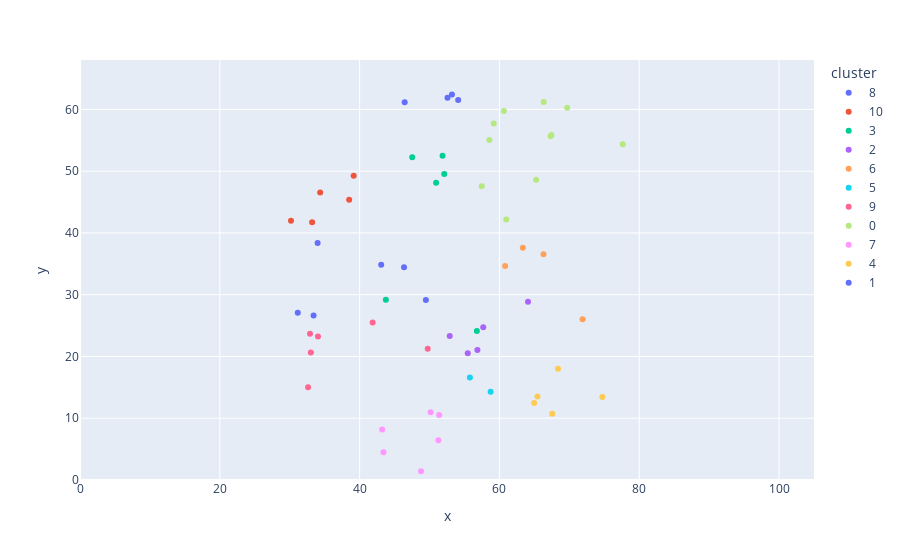

Notebook code for this chart:
### Code cell
import plotly.express as px

colors = {
    0: 'dodgerblue',
    1: 'tomato',
    2: 'goldenrod',
    3: 'springgreen',
    4: 'slategrey',
    5: 'mediumorchid',
    6: 'lightpink',
    7: 'chocolate',
    8: 'mediumturquoise',
    9: 'purple',
    10: 'red',
    11: 'navy'
}

# positions = {
#     '0': 'RWB',
#     '1': 'CM',
#     '2': 'LW',
#     '3': 'RCB',
#     '4': 'ST',
#     '5': 'LB',
#     '6': 'RW',
#     '7': 'LWB',
#     '8': 'RB',
#     '9': 'LCB'
# }

df['cluster'] = df['cluster'].astype(str)
#df['position'] = df['cluster'].map(positions)
data = df.loc[df['team_name'] == 'Liverpool']

fig = px.scatter(data_frame=data,
                     x='x', 
                     y='y',
                     color='cluster',
                     hover_name='name'
    )

fig.update_xaxes(range=(0, 105))
fig.update_yaxes(range=(0, 68))

fig.show()

### Figure 1 — Plotly figure (JSON) as saved in the notebook; plotly's stock layout.template omitted (floating-point values rounded to 4 significant figures)
{"data": [{"hovertemplate": "<b>%{hovertext}</b><br><br>cluster=8<br>x=%{x}<br>y=%{y}<extra></extra>", "hovertext": ["Fabinho", "Fabinho", "Fabinho", "Fabinho", "Jordan Henderson", "Fabinho"], "legendgroup": "8", "marker": {"color": "#636efa", "symbol": "circle"}, "mode": "markers", "name": "8", "orientation": "v", "showlegend": true, "type": "scatter", "x": [46.35, 31.15, 33.99, 49.48, 43.09, 33.41], "xaxis": "x", "y": [34.43, 27.06, 38.36, 29.15, 34.86, 26.64], "yaxis": "y"}, {"hovertemplate": "<b>%{hovertext}</b><br><br>cluster=10<br>x=%{x}<br>y=%{y}<extra></extra>", "hovertext": ["Virgil van Dijk", "Virgil van Dijk", "Virgil van Dijk", "Virgil van Dijk", "Joseph Gomez"], "legendgroup": "10", "marker": {"color": "#EF553B", "symbol": "circle"}, "mode": "markers", "name": "10", "orientation": "v", "showlegend": true, "type": "scatter", "x": [30.18, 38.5, 33.21, 39.15, 34.36], "xaxis": "x", "y": [41.98, 45.36, 41.73, 49.28, 46.56], "yaxis": "y"}, {"hovertemplate": "<b>%{hovertext}</b><br><br>cluster=3<br>x=%{x}<br>y=%{y}<extra></extra>", "hovertext": ["Georginio Wijnaldum", "Naby Keita", "Virgil van Dijk", "Roberto Firmino", "Georginio Wijnaldum", "Georginio Wijnaldum"], "legendgroup": "3", "marker": {"color": "#00cc96", "symbol": "circle"}, "mode": "markers", "name": "3", "orientation": "v", "showlegend": true, "type": "scatter", "x": [51.86, 43.75, 47.53, 56.77, 52.11, 50.95], "xaxis": "x", "y": [52.52, 29.17, 52.26, 24.14, 49.55, 48.13], "yaxis": "y"}, {"hovertemplate": "<b>%{hovertext}</b><br><br>cluster=2<br>x=%{x}<br>y=%{y}<extra></extra>", "hovertext": ["Naby Keita", "Jordan Henderson", "Naby Keita", "Naby Keita", "Roberto Firmino"], "legendgroup": "2", "marker": {"color": "#ab63fa", "symbol": "circle"}, "mode": "markers", "name": "2", "orientation": "v", "showlegend": true, "type": "scatter", "x": [56.85, 52.89, 55.47, 57.68, 64.09], "xaxis": "x", "y": [21.07, 23.33, 20.51, 24.73, 28.88], "yaxis": "y"}, {"hovertemplate": "<b>%{hovertext}</b><br><br>cluster=6<br>x=%{x}<br>y=%{y}<extra></extra>", "hovertext": ["Roberto Firmino", "Roberto Firmino", "Roberto Firmino", "Roberto Firmino"], "legendgroup": "6", "marker": {"color": "#FFA15A", "symbol": "circle"}, "mode": "markers", "name": "6", "orientation": "v", "showlegend": true, "type": "scatter", "x": [66.3, 71.89, 63.34, 60.82], "xaxis": "x", "y": [36.54, 26.04, 37.61, 34.66], "yaxis": "y"}, {"hovertemplate": "<b>%{hovertext}</b><br><br>cluster=5<br>x=%{x}<br>y=%{y}<extra></extra>", "hovertext": ["Mohamed Salah", "Diogo Jota"], "legendgroup": "5", "marker": {"color": "#19d3f3", "symbol": "circle"}, "mode": "markers", "name": "5", "orientation": "v", "showlegend": true, "type": "scatter", "x": [58.74, 55.78], "xaxis": "x", "y": [14.3, 16.61], "yaxis": "y"}, {"hovertemplate": "<b>%{hovertext}</b><br><br>cluster=9<br>x=%{x}<br>y=%{y}<extra></extra>", "hovertext": ["Joseph Gomez", "Jordan Henderson", "Joel Matip", "Joseph Gomez", "Joseph Gomez", "Jordan Henderson"], "legendgroup": "9", "marker": {"color": "#FF6692", "symbol": "circle"}, "mode": "markers", "name": "9", "orientation": "v", "showlegend": true, "type": "scatter", "x": [33.02, 41.86, 32.62, 34.05, 32.9, 49.74], "xaxis": "x", "y": [20.62, 25.5, 15.03, 23.23, 23.67, 21.23], "yaxis": "y"}, {"hovertemplate": "<b>%{hovertext}</b><br><br>cluster=0<br>x=%{x}<br>y=%{y}<extra></extra>", "hovertext": ["Diogo Jota", "Andrew Robertson", "Georginio Wijnaldum", "Sadio Mané", "Thiago", "Sadio Mané", "Andrew Robertson", "Sadio Mané", "Georginio Wijnaldum", "Sadio Mané", "Sadio Mané"], "legendgroup": "0", "marker": {"color": "#B6E880", "symbol": "circle"}, "mode": "markers", "name": "0", "orientation": "v", "showlegend": true, "type": "scatter", "x": [77.64, 60.63, 60.97, 66.33, 58.56, 69.69, 59.19, 67.44, 57.47, 65.24, 67.33], "xaxis": "x", "y": [54.35, 59.72, 42.16, 61.2, 55.05, 60.25, 57.74, 55.87, 47.58, 48.6, 55.67], "yaxis": "y"}, {"hovertemplate": "<b>%{hovertext}</b><br><br>cluster=7<br>x=%{x}<br>y=%{y}<extra></extra>", "hovertext": ["Trent Alexander-Arnold", "Trent Alexander-Arnold", "Trent Alexander-Arnold", "Trent Alexander-Arnold", "Trent Alexander-Arnold", "Trent Alexander-Arnold"], "legendgroup": "7", "marker": {"color": "#FF97FF", "symbol": "circle"}, "mode": "markers", "name": "7", "orientation": "v", "showlegend": true, "type": "scatter", "x": [43.41, 43.23, 48.79, 51.27, 51.38, 50.16], "xaxis": "x", "y": [4.474, 8.194, 1.397, 6.436, 10.52, 10.96], "yaxis": "y"}, {"hovertemplate": "<b>%{hovertext}</b><br><br>cluster=4<br>x=%{x}<br>y=%{y}<extra></extra>", "hovertext": ["Mohamed Salah", "Mohamed Salah", "Mohamed Salah", "Mohamed Salah", "Mohamed Salah"], "legendgroup": "4", "marker": {"color": "#FECB52", "symbol": "circle"}, "mode": "markers", "name": "4", "orientation": "v", "showlegend": true, "type": "scatter", "x": [74.73, 64.96, 65.44, 67.55, 68.38], "xaxis": "x", "y": [13.43, 12.45, 13.51, 10.72, 18.0], "yaxis": "y"}, {"hovertemplate": "<b>%{hovertext}</b><br><br>cluster=1<br>x=%{x}<br>y=%{y}<extra></extra>", "hovertext": ["Andrew Robertson", "Andrew Robertson", "Andrew Robertson", "Andrew Robertson"], "legendgroup": "1", "marker": {"color": "#636efa", "symbol": "circle"}, "mode": "markers", "name": "1", "orientation": "v", "showlegend": true, "type": "scatter", "x": [52.57, 53.21, 46.45, 54.1], "xaxis": "x", "y": [61.88, 62.4, 61.18, 61.52], "yaxis": "y"}], "layout": {"legend": {"title": {"text": "cluster"}, "tracegroupgap": 0}, "margin": {"t": 60}, "xaxis": {"anchor": "y", "domain": [0, 1], "range": [0, 105], "title": {"text": "x"}}, "yaxis": {"anchor": "x", "domain": [0, 1], "range": [0, 68], "title": {"text": "y"}}}}
